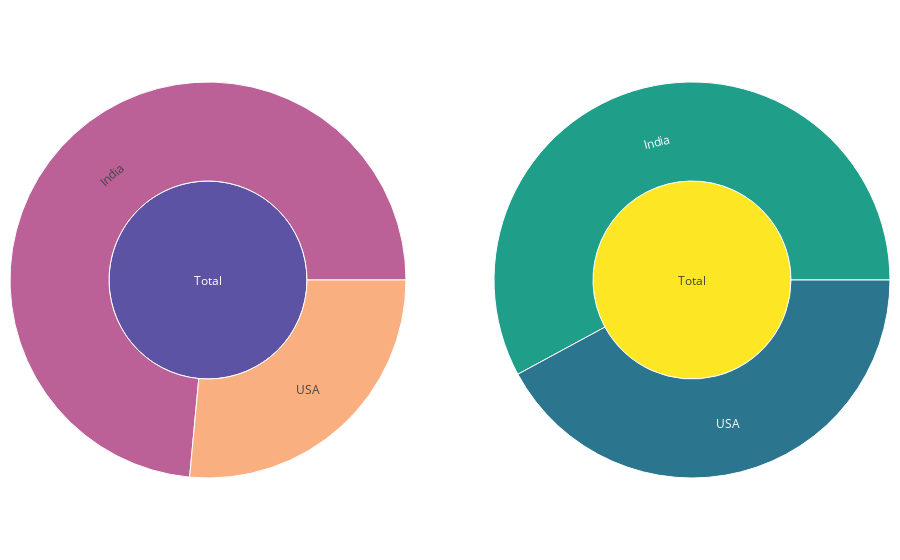

The cell this chart's notebook holds for it:
### Markdown cell above
## Custom Plots

In this final section we would see the go.Figure subplots, where fully customize the plots.

### Code cell
from plotly.subplots import make_subplots

fig = make_subplots(1, 2, specs=[[{"type": "domain"}, {"type": "domain"}]],)
fig.add_trace(go.Sunburst(
    labels=df_sum['id'],
    parents=df_sum['parent'],
    values=df_sum['value'],
    branchvalues='total',
    marker=dict(colorscale='sunset'),
    hovertemplate='<b> Country : %{label} </b> <br> Count : %{value} <extra>Population</extra>',
    maxdepth=2), 1, 1)

fig.add_trace(go.Sunburst(
    labels=df_count['id'],
    parents=df_count['parent'],
    values=df_count['value'],
    branchvalues='total',
    marker=dict(colorscale='viridis'),
    hovertemplate='<b> Country : %{label} </b> <br> Count : %{value} <extra>Cities</extra>',
    maxdepth=2), 1, 2)

fig.update_layout(margin=dict(t=10, b=10, r=10, l=10))
fig.show()
# HTML(fig.to_html())

### Figure 1 — Plotly figure (JSON) as saved in the notebook; plotly's stock layout.template omitted (floating-point values rounded to 4 significant figures)
{"data": [{"branchvalues": "total", "domain": {"x": [0, 0.45], "y": [0, 1]}, "hovertemplate": "<b> Country : %{label} </b> <br> Count : %{value} <extra>Population</extra>", "labels": ["A1", "B2", "C2", "D1", "E2", "F1", "G2", "H1", "I2", "J1", "K2", "L3", "M1", "N1", "O2", "P1", "Q1", "R1", "S1", "INAS", "INCG", "INCQ", "INGD", "INMP", "INSA", "INSD", "INSR", "USHF", "USNY", "USSF", "USXO", "India", "USA", "Total"], "marker": {"colorscale": [[0, "rgb(243, 231, 155)"], [0.1667, "rgb(250, 196, 132)"], [0.3333, "rgb(248, 160, 126)"], [0.5, "rgb(235, 127, 134)"], [0.6667, "rgb(206, 102, 147)"], [0.8333, "rgb(160, 89, 160)"], [1, "rgb(92, 83, 165)"]]}, "maxdepth": 2, "parents": ["INMP", "INCG", "USNY", "INSD", "INGD", "USSF", "INSA", "INAS", "USHF", "INSR", "INCQ", "USSF", "INCG", "USNY", "USNY", "INSD", "USXO", "USXO", "INGD", "India", "India", "India", "India", "India", "India", "India", "India", "USA", "USA", "USA", "USA", "Total", "Total", ""], "type": "sunburst", "values": [512, 12201, 812, 9104, 132, 82, 5121, 1232, 8841, 11, 1236, 1200, 9021, 821, 128, 20, 4120, 60, 6012, 1232, 21222, 1236, 6144, 512, 5121, 9124, 11, 8841, 1761, 1282, 4180, 44602, 16064, 60666]}, {"branchvalues": "total", "domain": {"x": [0.55, 1], "y": [0, 1]}, "hovertemplate": "<b> Country : %{label} </b> <br> Count : %{value} <extra>Cities</extra>", "labels": ["A1", "B2", "C2", "D1", "E2", "F1", "G2", "H1", "I2", "J1", "K2", "L3", "M1", "N1", "O2", "P1", "Q1", "R1", "S1", "INAS", "INCG", "INCQ", "INGD", "INMP", "INSA", "INSD", "INSR", "USHF", "USNY", "USSF", "USXO", "India", "USA", "Total"], "marker": {"colorscale": [[0, "#440154"], [0.1111, "#482878"], [0.2222, "#3e4989"], [0.3333, "#31688e"], [0.4444, "#26828e"], [0.5556, "#1f9e89"], [0.6667, "#35b779"], [0.7778, "#6ece58"], [0.8889, "#b5de2b"], [1, "#fde725"]]}, "maxdepth": 2, "parents": ["INMP", "INCG", "USNY", "INSD", "INGD", "USSF", "INSA", "INAS", "USHF", "INSR", "INCQ", "USSF", "INCG", "USNY", "USNY", "INSD", "USXO", "USXO", "INGD", "India", "India", "India", "India", "India", "India", "India", "India", "USA", "USA", "USA", "USA", "Total", "Total", ""], "type": "sunburst", "values": [1, 1, 1, 1, 1, 1, 1, 1, 1, 1, 1, 1, 1, 1, 1, 1, 1, 1, 1, 1, 2, 1, 2, 1, 1, 2, 1, 1, 3, 2, 2, 11, 8, 19]}], "layout": {"autosize": true, "margin": {"b": 10, "l": 10, "r": 10, "t": 10}}}
